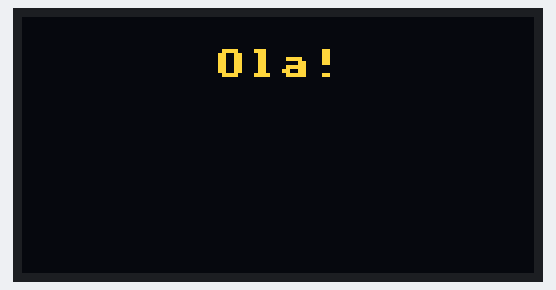
Recording of a program running on a simulated Raspberry Pi Pico running MicroPython. Shown: 128×64 one-colour display. The OLED is the two-colour kind (top 16 rows yellow); what the program prints to the serial console is not drawn. At 4.3 s the program stops and its outputs stay as they are.

Above: at 0.1 s.

The program:

display_piscar_texto.py
```python
# display_piscar_texto.py
# Faz um texto piscar no display OLED
# Bloco: Piscar texto

from machine import Pin, I2C
from ssd1306 import SSD1306_I2C
import time

# Configuração
i2c = I2C(1, scl=Pin(3), sda=Pin(2), freq=400000)
oled = SSD1306_I2C(128, 64, i2c)

# Pisca "Ola!" na linha 1, centralizado, 5 vezes
texto = "Ola!"
x = max(3, (128 - len(texto) * 8) // 2)
y = 8  # linha 1

print("Piscando texto no display...")
for _ in range(5):
 # Acende
    oled.fill_rect(0, y, 128, 8, 0)
    oled.text(texto, x, y, 1)
    oled.show()
    time.sleep_ms(500)
 # Apaga
    oled.fill_rect(0, y, 128, 8, 0)
    oled.show()
    time.sleep_ms(300)

print("Fim do teste de piscar!")
```
